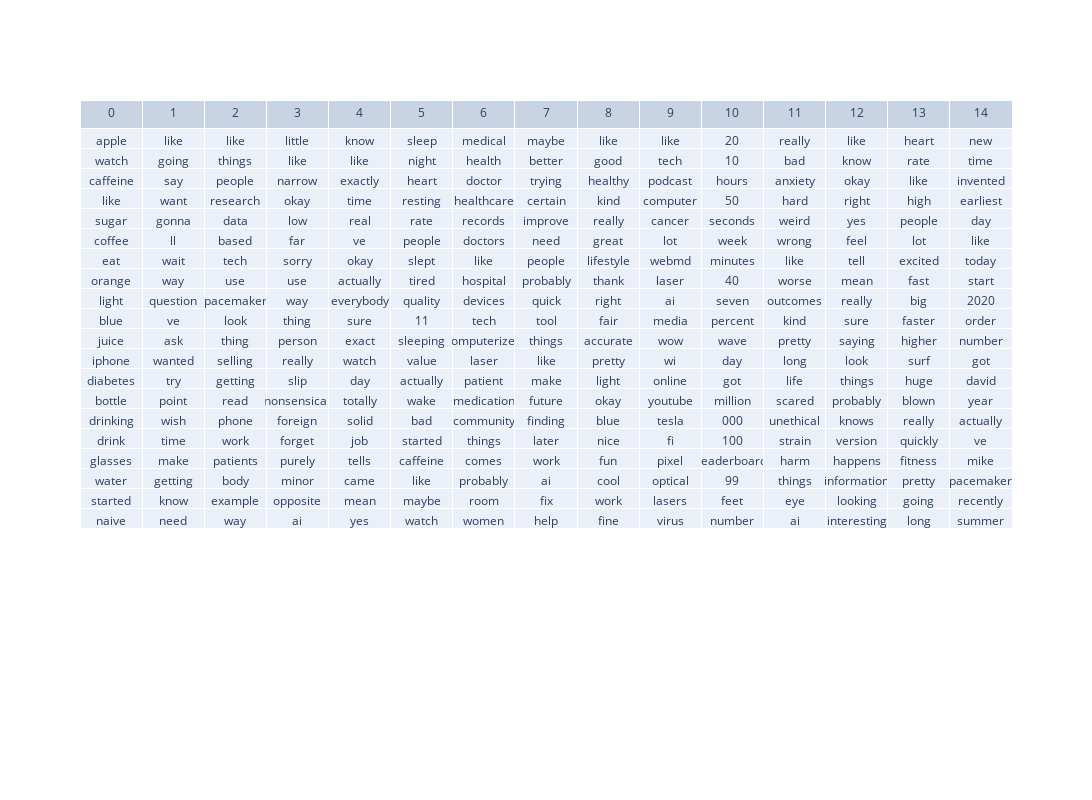

The code cell stored with this chart in its notebook:
### Code cell
import plotly.graph_objects as go

fig = go.Figure(data=[go.Table(header=dict(values=list(top_n_words.keys())),
                 cells=dict(values=top_words))
                     ])

fig.update_layout(width=1200, height=800)
fig.write_image("topics.png") 
fig.show()

### Figure 1 — Plotly figure (JSON) as saved in the notebook; plotly's stock layout.template omitted (floating-point values rounded to 4 significant figures; data arrays with more than 128 entries replaced by an {"elided": "..."} marker saying what was removed)
{"data": [{"cells": {"values": {"elided": "15x20 str values"}}, "header": {"values": [0, 1, 2, 3, 4, 5, 6, 7, 8, 9, 10, 11, 12, 13, 14]}, "type": "table"}], "layout": {"height": 800, "width": 1200}}
